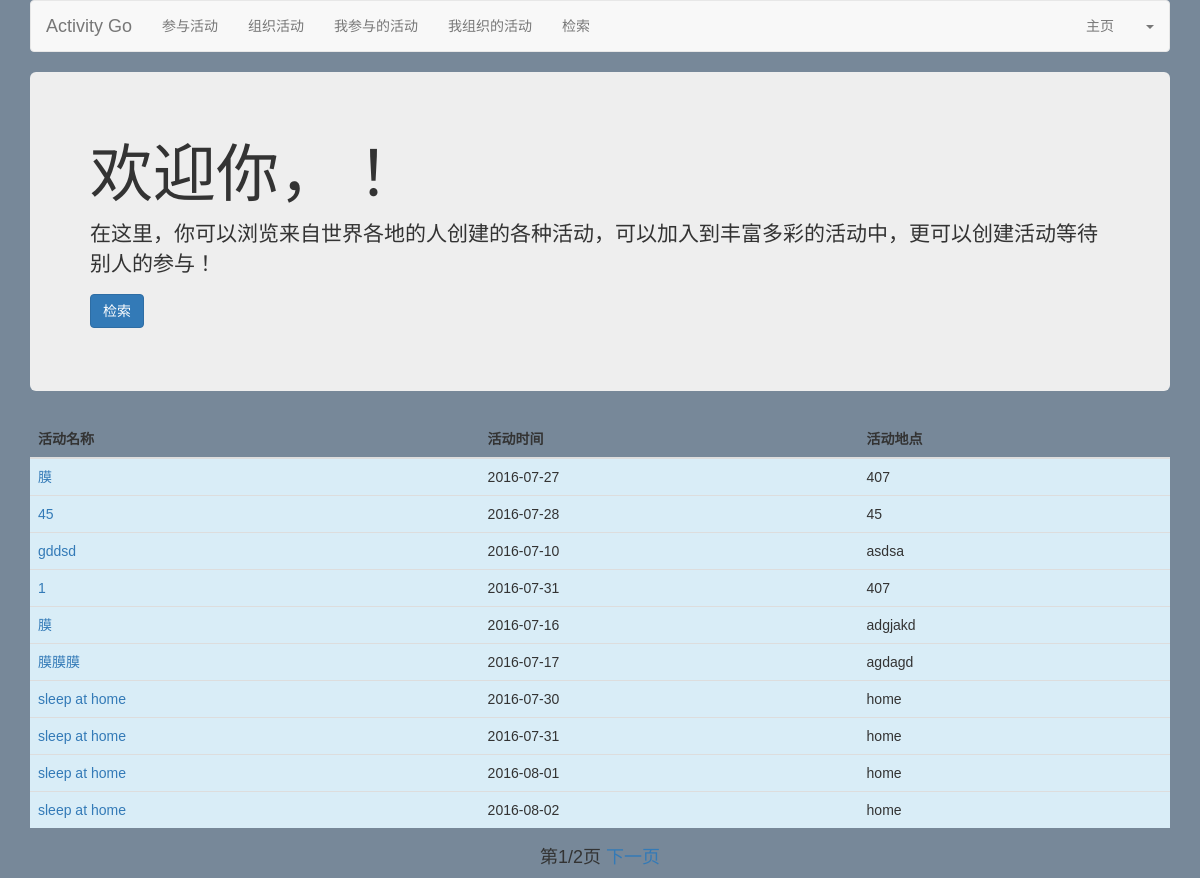
Before: /index/ with the older database file.
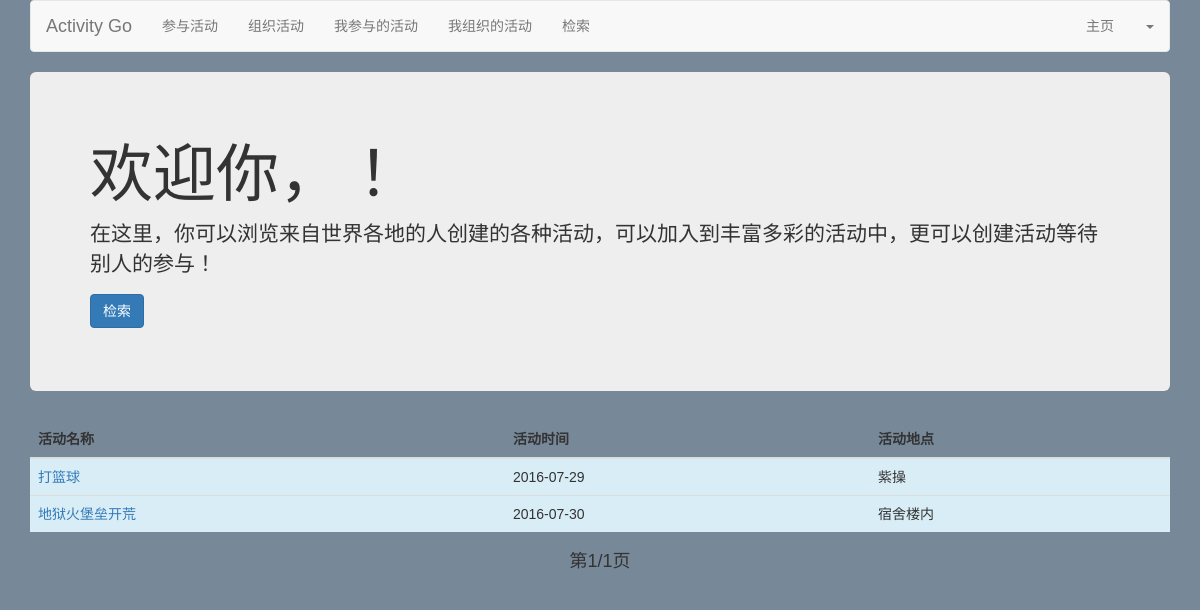
After: the same page with the newer database file.
### activity/models.py (models this page shows, shortened)
class Activities(models.Model):
	aname = models.CharField(max_length=50)
	adate = models.CharField(max_length=20)
	alocation = models.CharField(max_length=50)
	adescription = models.CharField(max_length=200)
	aorganiser = models.CharField(max_length=50)
	aparticipants = models.ManyToManyField('User')
	aparticipantnum = models.IntegerField(default=1)
	astatus = models.IntegerField(default=0)

### activity/views.py (the view)
# urls.py: url(r'^index/','activity.views.index'),
def index(Req):
	all_activities = Activities.objects.all().filter(astatus = 1)
	un = Req.COOKIES.get('username', '')
	ONE_PAGE_OF_DATA = 10
	try:
		curPage = int(Req.GET.get('curPage', '1'))
		allPage = int(Req.GET.get('allPage','1'))
		pageType = str(Req.GET.get('pageType', ''))
	except ValueError:
		curPage = 1
		allPage = 1
		pageType = ''
	if pageType == 'pageDown':
		curPage += 1
	elif pageType == 'pageUp':
		curPage -= 1
	startPos = (curPage - 1) * ONE_PAGE_OF_DATA
	endPos = startPos + ONE_PAGE_OF_DATA
	posts = Activities.objects.all().filter(astatus = 1)[startPos:endPos]
	if curPage == 1 and allPage == 1:
		allPostCounts = Activities.objects.filter(astatus__exact = 1).count()
		allPage = math.ceil(allPostCounts / ONE_PAGE_OF_DATA)
	return render_to_response('index.html', {'username': un, 'all_activities': all_activities, 'posts':posts, 'allPage':allPage, 'curPage':curPage},context_instance=RequestContext(Req))

### activity/templates/index.html (shortened to what this page needs)
{% extends "base.html" %}
{% block content %}
<div class="jumbotron">
				<h1>
					欢迎你，{{username}}！
				</h1>
				<p>
					在这里，你可以浏览来自世界各地的人创建的各种活动，可以加入到丰富多彩的活动中，更可以创建活动等待别人的参与！
				</p>
				<p>
					 <a class="btn btn-primary btn-large" href="/list">检索</a>
				</p>
			</div>
			<table class="table table-striped table-hover">
				<thead>
					<tr>
						<th>
							活动名称
						</th>
						<th>
							活动时间
						</th>
						<th>
							活动地点
						</th>
					</tr>
				</thead>
				<tbody>
				{% for post in posts %}
					<tr class="info">
							<td>
								<a href="{% url 'detail' id=post.id %}" title="点击查看活动详情">{{post.aname}}</a>
							</td>
							<td>
								{{post.adate}}
							</td>
							<td>
								{{post.alocation}}
							</td>
						</tr>
				{% endfor %}
				</tbody>
			</table>
<div class="text-center">
       <h4>
        第{{ curPage }}/{{ allPage }}页
        {% ifnotequal curPage allPage %}
            <a href="?curPage={{ curPage }}&&allPage={{ allPage }}&&pageType=pageDown">
                下一页
            </a>
        {% endifnotequal %}
        </h4>
</div>
{% endblock %}

Changed rows visible on the page:
removed Activities: aname "膜", adate "2016-07-27", alocation "407"
removed Activities: aname "45", adate "2016-07-28", alocation "45"
removed Activities: aname "gddsd", adate "2016-07-10", alocation "asdsa"
removed Activities: aname "1", adate "2016-07-31", alocation "407"
removed Activities: aname "膜", adate "2016-07-16", alocation "adgjakd"
removed Activities: aname "膜膜膜", adate "2016-07-17", alocation "agdagd"
removed Activities: aname "sleep at home", adate "2016-07-30", alocation "home"
removed Activities: aname "sleep at home", adate "2016-07-31", alocation "home"
removed Activities: aname "sleep at home", adate "2016-08-01", alocation "home"
removed Activities: aname "sleep at home", adate "2016-08-02", alocation "home"
added Activities: aname "打篮球", adate "2016-07-29", alocation "紫操"
added Activities: aname "地狱火堡垒开荒", adate "2016-07-30", alocation "宿舍楼内"
Other visible differences:
{{ allPage }}: "2" → "1"
text no longer shown: "下一页"
